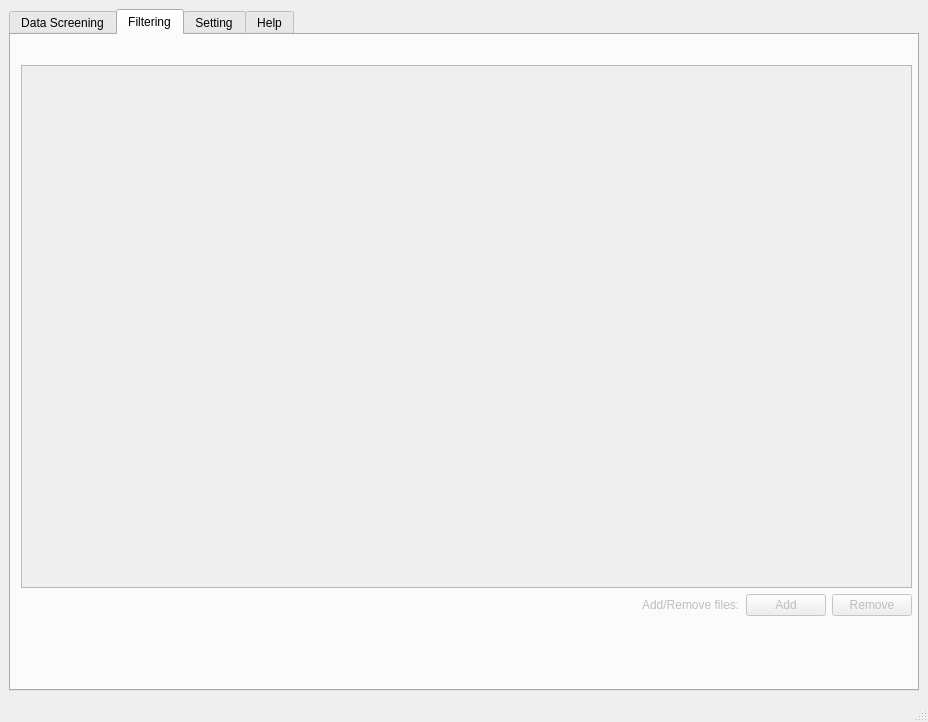
<?xml version="1.0" encoding="UTF-8"?>
<ui version="4.0">
 <class>winMain</class>
 <widget class="QMainWindow" name="winMain">
  <property name="geometry">
   <rect>
    <x>0</x>
    <y>0</y>
    <width>928</width>
    <height>722</height>
   </rect>
  </property>
  <property name="windowTitle">
   <string>Roche HTP Internal Tool</string>
  </property>
  <widget class="QWidget" name="centralwidget">
   <layout class="QGridLayout" name="gridLayout">
    <item row="0" column="1">
     <widget class="QTabWidget" name="tbwMain">
      <property name="enabled">
       <bool>true</bool>
      </property>
      <property name="currentIndex">
       <number>1</number>
      </property>
      <property name="iconSize">
       <size>
        <width>50</width>
        <height>50</height>
       </size>
      </property>
      <widget class="QWidget" name="wDataScreening">
       <property name="enabled">
        <bool>true</bool>
       </property>
       <attribute name="icon">
        <iconset>
         <normaloff>:/mainTab/icons/main_engineering.png</normaloff>:/mainTab/icons/main_engineering.png</iconset>
       </attribute>
       <attribute name="title">
        <string>Data Screening</string>
       </attribute>
       <attribute name="toolTip">
        <string>DataScreening</string>
       </attribute>
       <layout class="QGridLayout" name="gridLayout_8">
        <item row="0" column="0" colspan="2">
         <layout class="QVBoxLayout" name="verticalLayout_2">
          <item>
           <widget class="QScrollArea" name="scrollArea">
            <property name="widgetResizable">
             <bool>true</bool>
            </property>
            <widget class="QWidget" name="scrollAreaWidgetContents">
             <property name="geometry">
              <rect>
               <x>0</x>
               <y>0</y>
               <width>884</width>
               <height>574</height>
              </rect>
             </property>
             <widget class="QWidget" name="verticalLayoutWidget_2">
              <property name="geometry">
               <rect>
                <x>10</x>
                <y>0</y>
                <width>871</width>
                <height>491</height>
               </rect>
              </property>
              <layout class="QVBoxLayout" name="verticalLayout_4">
               <item>
                <widget class="QLabel" name="Plot_label">
                 <property name="text">
                  <string>Data Preview:</string>
                 </property>
                </widget>
               </item>
               <item>
                <widget class="QGraphicsView" name="PlotWindow"/>
               </item>
               <item>
                <layout class="QGridLayout" name="gridLayout_4"/>
               </item>
              </layout>
             </widget>
             <widget class="QPushButton" name="ScreeningFile">
              <property name="geometry">
               <rect>
                <x>710</x>
                <y>500</y>
                <width>169</width>
                <height>71</height>
               </rect>
              </property>
              <property name="text">
               <string>Select File</string>
              </property>
             </widget>
            </widget>
           </widget>
          </item>
         </layout>
        </item>
       </layout>
      </widget>
      <widget class="QWidget" name="wFiltering">
       <property name="enabled">
        <bool>false</bool>
       </property>
       <attribute name="icon">
        <iconset>
         <normaloff>:/mainTab/icons/main_diagnosis.png</normaloff>:/mainTab/icons/main_diagnosis.png</iconset>
       </attribute>
       <attribute name="title">
        <string>Filtering</string>
       </attribute>
       <attribute name="toolTip">
        <string>Filtering</string>
       </attribute>
       <widget class="QWidget" name="verticalLayoutWidget">
        <property name="geometry">
         <rect>
          <x>10</x>
          <y>10</y>
          <width>891</width>
          <height>571</height>
         </rect>
        </property>
        <layout class="QVBoxLayout" name="verticalLayout">
         <item>
          <spacer name="horizontalSpacer">
           <property name="orientation">
            <enum>Qt::Horizontal</enum>
           </property>
           <property name="sizeHint" stdset="0">
            <size>
             <width>40</width>
             <height>20</height>
            </size>
           </property>
          </spacer>
         </item>
         <item>
          <widget class="QTextEdit" name="SelectedFile_textEdit"/>
         </item>
         <item>
          <layout class="QHBoxLayout" name="horizontalLayout">
           <item>
            <spacer name="horizontalSpacer_2">
             <property name="orientation">
              <enum>Qt::Horizontal</enum>
             </property>
             <property name="sizeHint" stdset="0">
              <size>
               <width>40</width>
               <height>20</height>
              </size>
             </property>
            </spacer>
           </item>
           <item>
            <widget class="QLabel" name="seletFile_label">
             <property name="text">
              <string>Add/Remove files:</string>
             </property>
            </widget>
           </item>
           <item>
            <widget class="QPushButton" name="addButton">
             <property name="enabled">
              <bool>false</bool>
             </property>
             <property name="text">
              <string>Add</string>
             </property>
            </widget>
           </item>
           <item>
            <widget class="QPushButton" name="removeButton">
             <property name="text">
              <string>Remove</string>
             </property>
            </widget>
           </item>
          </layout>
         </item>
        </layout>
       </widget>
      </widget>
      <widget class="QWidget" name="wSetting">
       <attribute name="icon">
        <iconset>
         <normaloff>:/mainTab/icons/main_setting.png</normaloff>:/mainTab/icons/main_setting.png</iconset>
       </attribute>
       <attribute name="title">
        <string>Setting</string>
       </attribute>
       <attribute name="toolTip">
        <string>Setting</string>
       </attribute>
       <widget class="QWidget" name="horizontalLayoutWidget_2">
        <property name="geometry">
         <rect>
          <x>0</x>
          <y>0</y>
          <width>911</width>
          <height>561</height>
         </rect>
        </property>
        <layout class="QHBoxLayout" name="horizontalLayout_2"/>
       </widget>
      </widget>
      <widget class="QWidget" name="wHelp">
       <attribute name="icon">
        <iconset>
         <normaloff>:/mainTab/icons/main_help.png</normaloff>:/mainTab/icons/main_help.png</iconset>
       </attribute>
       <attribute name="title">
        <string>Help</string>
       </attribute>
       <layout class="QGridLayout" name="gridLayout_6">
        <item row="0" column="0">
         <widget class="QTabWidget" name="tbwHelp">
          <property name="tabPosition">
           <enum>QTabWidget::South</enum>
          </property>
          <property name="currentIndex">
           <number>1</number>
          </property>
          <widget class="QWidget" name="wVideo">
           <attribute name="title">
            <string>Video</string>
           </attribute>
          </widget>
          <widget class="QWidget" name="wManual">
           <attribute name="title">
            <string>Manual</string>
           </attribute>
          </widget>
         </widget>
        </item>
       </layout>
      </widget>
     </widget>
    </item>
   </layout>
  </widget>
  <widget class="QMenuBar" name="mbMain">
   <property name="geometry">
    <rect>
     <x>0</x>
     <y>0</y>
     <width>928</width>
     <height>22</height>
    </rect>
   </property>
  </widget>
  <widget class="QStatusBar" name="stbStatusbar"/>
 </widget>
 <resources/>
 <connections/>
 <slots>
  <slot>Browse()</slot>
 </slots>
</ui>
